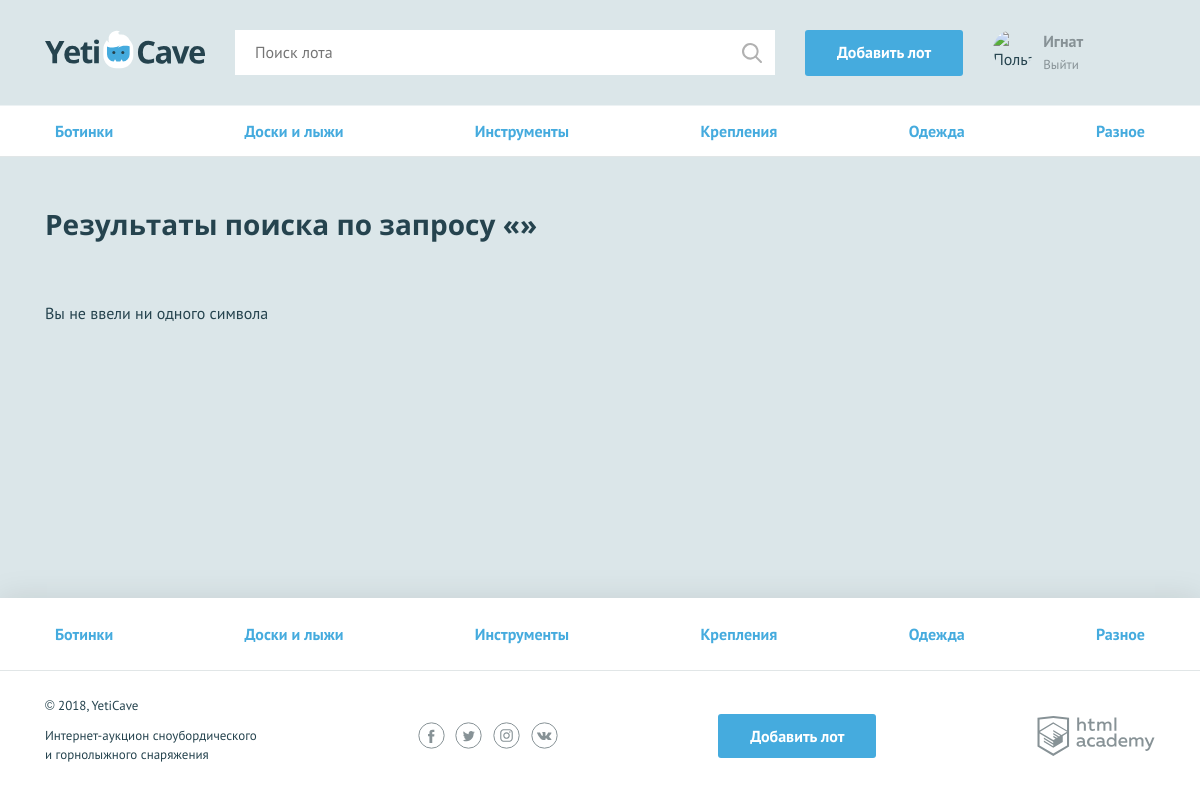
The page /search.php (signed in) on the database its author committed.
### tables this page shows
CREATE TABLE categories (
  id  INT AUTO_INCREMENT PRIMARY KEY,
  category_name CHAR(255)
);

### functions.php (called while the page is built, shortened)
<?php
function include_template($name, $data) {
    $name = 'templates/' . $name;
    extract($data);
    require_once $name;
    $result = ob_get_clean();
    return $result;
}
function filter($str) {
    $text = htmlspecialchars($str);
    return $text;
}
function get_data($connect, $query) {
    $result = mysqli_query($connect, $query);
    $data = mysqli_fetch_all($result, MYSQLI_ASSOC);
    return $data;
}

### templates/search.php (the view, shortened to what this page needs)
<main>
    <nav class="nav">
        <ul class="nav__list container">
            <?php foreach ($categories as $category): ?>
            <li class="nav__item">
                <a href="all-lots.html"><?php echo $category['category_name']; ?></a>
            </li>
            <?php endforeach; ?>
        </ul>
    </nav>
    <div class="container">
        <section class="lots">
            <h2>Результаты поиска по запросу «<span><?php echo $search; ?></span>»</h2>
            <ul class="lots__list">
                <?php if (isset($not_result)) {
                    echo $not_result;
                }?>
            </ul>
        </section>
    </div>
</main>

### templates/layout.php (shortened to what this page needs)
<!DOCTYPE html>
<html lang="ru">
    <head>
        <link href="css/normalize.min.css" rel="stylesheet">
        <link href="css/style.css" rel="stylesheet">
    </head>
    <body>
        <div class="page-wrapper">
            <header class="main-header">
                <div class="main-header__container container">
                    <a class="main-header__logo" href="/">
                        <img src="img/logo.svg" width="160" height="39" alt="Логотип компании YetiCave">
                    </a>
                    <form class="main-header__search" method="get" action="search.php">
                        <input type="search" name="search" placeholder="Поиск лота">
                        <input class="main-header__search-btn" type="submit" name="find" value="Найти">
                    </form>
                    <a class="main-header__add-lot button" href="add.php">Добавить лот</a>
                    <nav class="user-menu">
                        <?php if (isset($_SESSION['user'])): ?>
                        <div class="user-menu__image">
                            <img src="<?php echo $user_avatar; ?>" width="40" height="40" alt="Пользователь">
                        </div>
                        <div class="user-menu__logged">
                            <p><?php echo $user_name; ?></p>
                            <a href="logout.php">Выйти</a>
                        </div>
                        <?php endif; ?>
                    </nav>
                </div>
            </header>
            <?php echo $page_content; ?>
        </div>
        <footer class="main-footer">
            <nav class="nav">
                <ul class="nav__list container">
                    <?php foreach ($categories as $category): ?>
                    <li class="nav__item">
                        <a href="pages/all-lots.html"><?php echo $category['category_name']; ?></a>
                    </li>
                    <?php endforeach; ?>
                </ul>
            </nav>
            <div class="main-footer__bottom container">
                <div class="main-footer__copyright">
                    <p>© 2018, YetiCave</p>
                    <p>Интернет-аукцион сноубордического и горнолыжного снаряжения</p>
                </div>
                <div class="main-footer__social social">
                    <a class="social__link social__link--facebook" href="#">
                    </a>
                    <a class="social__link social__link--twitter" href="#">
                    </a>
                    <a class="social__link social__link--instagram" href="#">
                    </a>
                    <a class="social__link social__link--vkontakte" href="#">
                    </a>
                </div>
                <a class="main-footer__add-lot button" href="add.php">Добавить лот</a>
                <div class="main-footer__developed-by">
                    <a class="logo-academy" href="https://htmlacademy.ru/intensive/php">
                    </a>
                </div>
            </div>
        </footer>
    </body>
</html>

### css/style.css (style rules this page uses)
html, body { height: 100%; }
.page-wrapper { display: flex; flex-direction: column; min-height: 100%; margin-bottom: -202px; }
.page-wrapper::after { content: ""; display: block; }
.page-wrapper::after { height: 85px; }
main { margin-bottom: 202px; }
body { min-width: 1140px; background-color: #dbe6e9; font-family: "PT Sans", sans-serif; font-weight: 400; font-size: 16px; line-height: 26px; color: #25434e; }
a { text-decoration: none; }
h2 { margin: 0; font-family: "Open Sans", sans-serif; font-size: 28px; line-height: 35px; font-weight: 700; }
.container { width: 1110px; margin: 0 auto; padding: 0 15px; }
.button { display: block; padding: 9px 32px; background-color: #45abde; color: #ffffff; text-align: center; font-weight: 700; border: none; border-radius: 3px; }
.main-header { padding: 30px 0 29px; border-bottom: 1px solid rgba(255, 255, 255, 0.5); }
.main-header__container { display: -webkit-flex; display: -ms-flexbox; display: flex; -webkit-justify-content: flex-start; -ms-flex-pack: start; justify-content: flex-start; }
.main-header__logo { display: block; margin-right: 30px; }
.main-header__search { position: relative; width: 540px; margin-right: 30px; }
.main-header__search input[type="search"] { width: 100%; padding: 8px 19px 9px 19px; border: 1px solid #ffffff; }
.main-header__search-btn { content: ""; position: absolute; top: 3px; right: 3px; width: 20px; height: 20px; padding: 20px; background: url("../img/search.svg") center no-repeat; opacity: 0.3; border: 0; font-size: 0; }
.main-header__add-lot { max-width: 160px; margin-right: 30px; }
.user-menu { display: -webkit-flex; display: -ms-flexbox; display: flex; }
.user-menu__image { width: 40px; height: 40px; margin-right: 10px; border-radius: 50%; overflow: hidden; }
.user-menu__image img { width: 100%; height: 100%; }
.user-menu__logged { color: #879296; line-height: 22px; }
.user-menu__logged p { font-weight: 700; margin: 0; }
.user-menu__logged a { color: #879296; font-size: 13px; font-weight: 400; }
.main-footer { background-color: #ffffff; box-shadow: 0 0 30px 0 rgba(0, 0, 0, 0.1); }
.main-footer__bottom { display: -webkit-flex; display: -ms-flexbox; display: flex; -webkit-justify-content: space-between; -ms-flex-pack: justify; justify-content: space-between; -webkit-align-items: center; -ms-flex-align: center; align-items: center; padding: 25px 0; }
.main-footer__copyright { max-width: 212px; }
.main-footer__copyright p { margin: 0; margin-bottom: 11px; font-size: 13px; line-height: 19px; }
.main-footer__social { width: 140px; }
.social { display: -webkit-flex; display: -ms-flexbox; display: flex; -webkit-justify-content: space-between; -ms-flex-pack: justify; justify-content: space-between; -webkit-flex-wrap: wrap; -ms-flex-wrap: wrap; flex-wrap: wrap; }
.social__link { width: 27px; height: 27px; }
.logo-academy { display: block; width: 118px; height: 40px; }
.nav { background-color: #ffffff; border-bottom: 1px solid #e1e6e7; }
.nav__list { display: -webkit-flex; display: -ms-flexbox; display: flex; -webkit-justify-content: space-between; -ms-flex-pack: justify; justify-content: space-between; -webkit-flex-wrap: wrap; -ms-flex-wrap: wrap; flex-wrap: wrap; list-style: none; }
.nav__item a { position: relative; display: block; padding: 12px 10px; font-weight: 700; color: #45abde; }
.nav__item a::before { content: ""; display: none; position: absolute; bottom: 0; width: calc(100% - 20px); height: 3px; background-color: #e2e5e6; }
.main-footer .nav__item a { padding: 23px 10px; }
.lots { padding-top: 50px; }
.lots h2 { padding-bottom: 42px; }
.lots__list { display: -webkit-flex; display: -ms-flexbox; display: flex; -webkit-flex-wrap: wrap; -ms-flex-wrap: wrap; flex-wrap: wrap; -webkit-justify-content: space-between; -ms-flex-pack: justify; justify-content: space-between; margin: 0; padding: 0; list-style: none; }

### rows shown on the page
categories: category_name "Ботинки"
categories: category_name "Доски и лыжи"
categories: category_name "Инструменты"
categories: category_name "Крепления"
categories: category_name "Одежда"
categories: category_name "Разное"

### other values the page prints
$user_name "Игнат"
